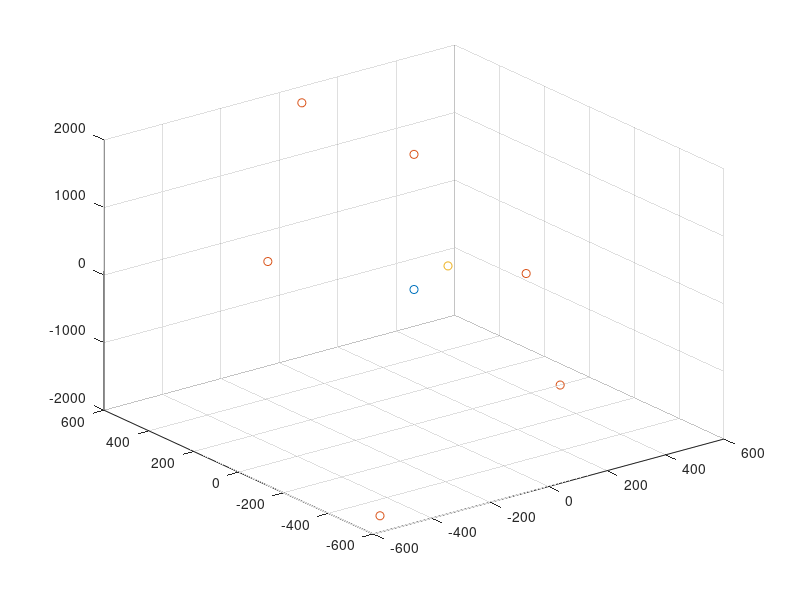

The MATLAB source for this figure: (Note: this script raises an error after producing the figure.)
% 参数设置
c = 3e8;                    % 光速 (m/s)
% Tx_pos = [5e3,11e3,10e3;    % 发射机位置 (m)
%           8.5e3,8e3,5e3;
%           11e3,4e3,1e3];
% Rx_pos = [7e3,9.5e3,2.5e3;  % 接收机位置 (m)
%           10e3,6.5e3,4.5e3;
%           12e3,2e3,5e3;
%           14e3,1e3,7.5e3];


% Tx 3个，高度各异
Tx_pos = [  0,  0,  0;]     % 地面
%           500,500,  500;    % 中层
%          1000, 0, 1000];    % 高层

% Rx 6个，均匀分布在空间不同高度
Rx_pos = [ 500,    0,    -2000;     % X轴正方向，地面
            0,  500,    2000;     % Y轴正方向，地面
            0,    0,  2000;     % Z轴正方向，中层
          -500,    0, 1000;    % X轴负方向，高层
            0, -500, 1000;     % Y轴负方向，高层
          -500, -500,   -2000];  % 远离目标的空间点，中层


% 使用准均匀球面分布
[theta,phi] = meshgrid(linspace(pi/2,2*pi,2), linspace(-pi/2,pi/2,3));
% Rx_pos = 1000*[cos(theta(:)).*cos(phi(:)),...
%               sin(theta(:)).*cos(phi(:)),...
%               sin(phi(:))];
% d = 500; 
% Rx_pos = [0,0,d;
%            0,0,-d;
%            d,0,0;
%            -d,0,0;
%            0,d,0;
%            0,-d,0];

% Rx_pos = [1000*sin(0:pi/4:pi/2).*cos(0:pi/6:pi/3);
%           1000*sin(0:pi/4:pi/2).*sin(0:pi/6:pi/3); 
%           1000*cos(0:pi/4:pi/2);                  ]';

u_true = [500,500,-1000]';     % 真实目标位置 (m)

%% 场景
figure
scatter3(Tx_pos(1),Tx_pos(2),Tx_pos(3),'red');hold on;
scatter3(Rx_pos(:,1),Rx_pos(:,2),Rx_pos(:,3),'blue');
scatter3(u_true(1),u_true(2),u_true(3));


M = size(Tx_pos,1);          % 发射机数量
N = size(Rx_pos,1);          % 接收机数量
numMC = 20;                % 蒙特卡洛仿真次数

% 仿真参数设置
% sigma_t_values = 20:5:100;    % 时间测量噪声 (ns)
% sigma_AOA_fixed = 2;       % 固定角度噪声 (度)
% sigma_AOA_values = 1:0.5:3; % 角度噪声范围 (度)
sigma_r_db = -100:5:-80;
sigma_t_values = db2mag(sigma_r_db)/3e8*1e9;

% sigma_t_values = 1:1:1.6;    % 时间测量噪声 (ns)
sigma_AOA_fixed = 0.02;       % 固定角度噪声 (度)
sigma_AOA_values = 0.01:0.01:0.1; % 角度噪声范围 (度)

% 预存储结果
MSE_hybrid = zeros(length(sigma_t_values),1);
CRLB_hybrid = zeros(length(sigma_t_values),1);
MSE_AOA = zeros(length(sigma_AOA_values),1);
CRLB_AOA = zeros(length(sigma_AOA_values),1);

%% 仿真1：固定角度噪声，变化BR噪声
for idx = 1:length(sigma_t_values)
    sigma_t = sigma_t_values(idx)*1e-9; % 转换为秒
    sigma_r = c*sigma_t;               % BR噪声标准差 (m)
    sigma_AOA = deg2rad(sigma_AOA_fixed); % 转换为弧度
    
    % 预存储估计结果
    estimates = zeros(3,numMC);
    
    % 蒙特卡洛仿真
    for mc = 1:numMC
        % 生成测量噪声
        noise_r = sigma_r * randn(M,N);
        noise_theta = sigma_AOA * randn(N,1);
        noise_phi = sigma_AOA * randn(N,1);
        
        % 生成带噪声的测量值
        [BR_meas, AOA_theta_meas] = generate_measurements(u_true, Tx_pos, Rx_pos, noise_r, noise_theta, noise_phi);
        
        % 两阶段定位算法
        u_est = two_stage_estimator(BR_meas, AOA_theta_meas, Tx_pos, Rx_pos, sigma_r, sigma_AOA);
        
        estimates(:,mc) = u_est;
    end
    
    % 计算MSE
    MSE_hybrid(idx) = mean(sum((estimates - u_true).^2,1));
    
    % 计算CRLB
    CRLB_hybrid(idx) = trace(compute_CRLB(u_true, Tx_pos, Rx_pos, sigma_r, sigma_AOA));
end

% %% 仿真2：固定BR噪声，变化角度噪声
% sigma_t_fixed = 40e-9;       % 固定时间噪声 (40ns)
% sigma_r_fixed = c*sigma_t_fixed; % 固定BR噪声 (m)
% 
% for idx = 1:length(sigma_AOA_values)
%     sigma_AOA = deg2rad(sigma_AOA_values(idx)); % 转换为弧度
% 
%     % 预存储估计结果
%     estimates = zeros(3,numMC);
% 
%     % 蒙特卡洛仿真
%     for mc = 1:numMC
%         % 生成测量噪声
%         noise_r = sigma_r_fixed * randn(M,N);
%         noise_theta = sigma_AOA * randn(N,1);
%         noise_phi = sigma_AOA * randn(N,1);
% 
%         % 生成带噪声的测量值
%         [BR_meas, AOA_theta_meas, AOA_phi_meas] = generate_measurements(u_true, Tx_pos, Rx_pos, noise_r, noise_theta, noise_phi);
% 
%         % 两阶段定位算法
%         u_est = two_stage_estimator(BR_meas, AOA_theta_meas, AOA_phi_meas, Tx_pos, Rx_pos, sigma_r_fixed, sigma_AOA);
% 
%         estimates(:,mc) = u_est;
%     end
% 
%     % 计算MSE
%     MSE_AOA(idx) = mean(sum((estimates - u_true).^2,1));
% 
%     % 计算CRLB
%     CRLB_AOA(idx) = trace(compute_CRLB(u_true, Tx_pos, Rx_pos, sigma_r_fixed, sigma_AOA));
% end

%% 绘制结果
figure('Position',[100 100 800 600])
% hold on;
% 图1：BR噪声变化
% subplot(2,1,1)
plot(db(sigma_t_values*1e-9*3e8), 10*log10(MSE_hybrid),'k-o','LineWidth',2,'MarkerSize',8)
hold on
plot(db(sigma_t_values*1e-9*3e8), 10*log10(CRLB_hybrid),'r--','LineWidth',2)
grid on
xlabel('Time Measurement Noise \sigma_t (ns)')
ylabel('10log(MSE (m^2))')
legend('Proposed Method','CRLB','Location','northwest')
title('Localization Performance vs BR Measurement Noise')

% % 图2：AOA噪声变化
% subplot(2,1,2)
% semilogy(sigma_AOA_values, 10*log10(MSE_AOA),'k-o','LineWidth',2,'MarkerSize',8)
% hold on
% semilogy(sigma_AOA_values, 10*log10(CRLB_AOA),'r--','LineWidth',2)
% grid on
% xlabel('AOA Measurement Noise \sigma_{AOA} (degree)')
% ylabel('10log(MSE (m^2))')
% legend('Proposed Method','CRLB','Location','northwest')
% title('Localization Performance vs AOA Measurement Noise')

%% 辅助函数
function [BR_meas, AOA_theta_meas] = generate_measurements(u, Tx, Rx, noise_r, noise_theta, noise_phi)
    M = size(Tx,1);
    N = size(Rx,1);
    BR_meas = zeros(M,N);
    
    for i = 1:M
        for j = 1:N
%             d_ij = norm(Tx(i,:)-Rx(j,:));
            r_i = norm(u - Tx(i,:)');
            r_j = norm(u - Rx(j,:)');
            BR_true = r_i + r_j;
            BR_meas(i,j) = BR_true + noise_r(i,j);
        end
    end
    
    AOA_theta_meas = zeros(N,1);
    AOA_phi_meas = zeros(N,1);
    for j = 1:N
        dx = u(1) - Rx(j,1);
        dy = u(2) - Rx(j,2);
        dz = u(3) - Rx(j,3);
        AOA_theta_true = atan2(dy, dx);
%         AOA_phi_true = asin(dz/norm(u - Rx(j,:)'));
        AOA_theta_meas(j) = AOA_theta_true + noise_theta(j);
%         AOA_phi_meas(j) = AOA_phi_true + noise_phi(j);
    end
end

function CRLB = compute_CRLB(u, Tx, Rx, sigma_r, sigma_AOA)
    M = size(Tx,1);
    N = size(Rx,1);
    
    % 计算Fisher信息矩阵
    FIM = zeros(3);
    
    % BR部分的Fisher信息
    for i = 1:M
        for j = 1:N
            r_i = u - Tx(i,:)';
            r_j = u - Rx(j,:)';
            dr_dx = (r_i/norm(r_i) + r_j/norm(r_j))';
            FIM = FIM + (dr_dx'*dr_dx)/(sigma_r^2);
        end
    end
    
    % AOA部分的Fisher信息
    for j = 1:N
        r_j = u - Rx(j,:)';
        dx = r_j(1); dy = r_j(2); dz = r_j(3);
        rho_xy = norm(r_j(1:2));
        
        % 方位角导数
        dtheta_dx = -dy/(dx^2 + dy^2);
        dtheta_dy = dx/(dx^2 + dy^2);
        dtheta_dz = 0;
        grad_theta = [dtheta_dx; dtheta_dy; dtheta_dz];
        
        % 俯仰角导数
        dphi_dx = (-dx*dz)/(norm(r_j)^2*rho_xy);
        dphi_dy = (-dy*dz)/(norm(r_j)^2*rho_xy);
        dphi_dz = rho_xy/(norm(r_j)^2);
%         grad_phi = [dphi_dx; dphi_dy; dphi_dz];
        
        FIM = FIM + ...
        (grad_theta*grad_theta')/(sigma_AOA^2) ;
                    
    end
    
    CRLB = inv(FIM);
end

function u_est = two_stage_estimator(BR_meas, AOA_theta, Tx, Rx, sigma_r, sigma_AOA)
    M = size(Tx,1);
    N = size(Rx,1);
    
    % 第一阶段：构建伪线性方程
    h1 = [];
    G1 = [];
    
    % BR测量部分
    for i = 1:M
        for j = 1:N
%             d_ij(i,j) = norm(Tx(i,:) - Rx(j,:));
            term = BR_meas(i,j)^2 + Rx(j,:)*Rx(j,:)' - Tx(i,:)*Tx(i,:)';
            h1 = [h1; term];
            
            G_row = [2*(Rx(j,:)-Tx(i,:)), zeros(1,j-1), 2*(BR_meas(i,j)), zeros(1,N-j)];
            G1 = [G1; G_row];
        end
    end

    % AOA测量部分
    for j = 1:N
        % 方位角
        vj = [cos(AOA_theta(j)); sin(AOA_theta(j)); 0];
        wj = [-sin(AOA_theta(j)); cos(AOA_theta(j)); 0];
        h1 = [h1; wj'*Rx(j,:)'];
        G_row = [wj', zeros(1,N)];
        G1 = [G1; G_row];
        
        % 俯仰角
%         kj = [0; 0; 1];
%         h1 = [h1; kj'*Rx(j,:)'];
%         G_row = [kj', zeros(1,j-1), -sin(AOA_phi(j)), zeros(1,N-j)];
%         G1 = [G1; G_row];
    end
    
    % 构造A矩阵
    A  = [-G1,h1];
    Q  = diag([repmat(1/sigma_r^2, M*N, 1); 
               repmat(1/sigma_AOA^2, N, 1);]);
    B = eye(size(Q,1));
    % rd_hat = [reshape(BR_meas',[9,1]); AOA_theta;AOA_phi]';
    rd_hat = [reshape(BR_meas',[N*M,1]); AOA_theta;]';
%     W1 = inv(B * Q * B');
    W1 = inv(Q);
    
    %%% 计算delta_A
    delta_G1 = [];
    delta_h1 = [];

    % Omega      = [zeros(3,3),zeros(3,N+1);zeros(10,3),OmegaTilde];
for k = 1:3  % 重复以提高加权矩阵W1  
    for i = 1:N
        for j = 1:N
            if j==i
                Omega_11(i,j) = W1(i,i)*Q(i,i);
            
            else
                Omega_11(i,j) = 0;
            end

        end
    end
    Omega_12 =[];
    for i = 1:N
        Omega_12 = [Omega_12;2*Q(i,i)*W1(i,i)*rd_hat(i)];
    end
    Omega_21 = Omega_12';
    Omega_22 = 0;
    for i = 1:N
        Omega_22 = Omega_22 + Q(i,i)*W1(i,i)*4*(rd_hat(i))^2 + ([cos(AOA_theta(i)),sin(AOA_theta(i)),0]*Rx(i,:)')^2*Q(M*N+i,M*N+i)*W1(i+M*N,i+M*N);
    end
    OmegaTilde = [Omega_11,Omega_12;Omega_21,Omega_22];

    Omega_1 =zeros(3,3);
    Omega_1(1,1) = sum(cos(AOA_theta).^2)*Q(M*N+1,M*N+1)*W1(M*N+1,M*N+1);
    Omega_1(1,2) = sum(cos(AOA_theta).*sin(AOA_theta))*Q(M*N+1,M*N+1)*W1(M*N+1,M*N+1);
    Omega_1(2,1) = sum(cos(AOA_theta).*sin(AOA_theta))*Q(M*N+1,M*N+1)*W1(M*N+1,M*N+1);
    Omega_1(2,2) = sum(sin(AOA_theta).*sin(AOA_theta))*Q(M*N+1,M*N+1)*W1(M*N+1,M*N+1);


    Omega_2 = zeros(3,M*N+1);
    for i = 1:N
        Omega_2(1,M*N+1) = Omega_2(1,M*N+1)+[cos(AOA_theta(i)),sin(AOA_theta(i)),0]*Rx(i,:)'*cos(AOA_theta(i))*Q(M*N+1,M*N+1)*W1(M*N+1,M*N+1);
    end
    for i = 1:N
        Omega_2(2,M*N+1) = Omega_2(2,M*N+1)+[cos(AOA_theta(i)),sin(AOA_theta(i)),0]*Rx(i,:)'*sin(AOA_theta(i))*Q(M*N+1,M*N+1)*W1(M*N+1,M*N+1);
    end
    Omega_3 = Omega_2';

    Omega = [Omega_1,Omega_2;
             Omega_3,OmegaTilde;];
    At = A' * W1 * A;
%     Bu = 100*eye(size(Omega));
% %     Bu(3,3) = 100;
%     aaaaa = inv(Omega + Bu);
%     aaaaaaa = pinv(Omega);
%     aaa = inv(Omega + Bu) - pinv(Omega);
     X = inv(At)*Omega;
%     A11 = At(3,1:3);
%     A12 = At(3,4:end)';
%     Av1 = -inv(A11) * A12;
    D = max(eig(X))
    [E,F] = eig(X);
    for i = 1:size(E,1)
       if F(i,i) == D
           v2 = [E(:,i)];
       end
    end
%     E  = E/E(end,:);
    v2 = v2/v2(end);
    % lambda = 0.5 * ((J(1, 1) + J(2, 2)) - sqrt((J(1, 1) - J(2, 2))^2 + 4 * J(1, 2) * J(2, 1)));
    % v2 = [(lambda - J(2, 2)) / J(2, 1); 1];
%     NN = 3; % 原参数维度
%     A11 = At(1:NN, 1:NN);
%     A12 = At(1:NN, NN+1:end);
%     A21 = At(NN+1:end,1:NN);
%     A22 = At(NN+1:end, NN+1:end);
%     Av1 = -inv(A11) * A12;
% 
% 
% 
%     v1 = Av1 * v2;
    psi1 = v2(1:end-1);
    u_hat = psi1(1:3);
    r_hat = psi1(4:end);
    rd_hat = psi1;





    % OmegaTilde(1, 1) = trace(W1 * Q); 
    % OmegaTilde(1, 2) = trace(W1 * diag(rd_hat) * Q);
    % OmegaTilde(2, 1) = OmegaTilde(1, 2); %%% 这里是矩阵求迹法则？
    % OmegaTilde(2, 1) = trace(diag(rd_hat) * W1 * Q);
    % OmegaTilde(2, 2) = trace(diag(rd_hat) * W1 * diag(rd_hat) * Q);
    % OmegaTilde = OmegaTilde;  % 实际上不需要
%     J = inv(OmegaTilde) * (A22 + A21 * Av1);
%     D = min(eig(J))
%     [E,F] = eig(J);
%     for i = 1:size(E,1)
%        if F(i,i) == D
%            v2 = [E(:,i)];
%        end
%     end
%     v2 = v2/v2(end);
%     % lambda = 0.5 * ((J(1, 1) + J(2, 2)) - sqrt((J(1, 1) - J(2, 2))^2 + 4 * J(1, 2) * J(2, 1)));
%     % v2 = [(lambda - J(2, 2)) / J(2, 1); 1];
%     v1 = Av1 * v2;
%     psi1 = [v1; v2(1:end-1)];
%     u_hat = psi1(1:3);
%     r_hat = psi1(4:end);
%     rd_hat = psi1;
    W1 = compute_W1(u_hat, Tx, Rx, r_hat, AOA_theta, sigma_r, sigma_AOA);
end
    % 第一阶段WLS估计

    % 使用第一阶段估计的 u_hat 计算 B1 和 W1
    
    % Psi = inv(G1'*W1*G1) * (G1'*W1*h1);
    % u_hat = Psi(1:3);
    % r_hat = Psi(4:end);
    % for i = 1:20
    %     W1 = compute_W1(u_hat, Tx, Rx, BR_meas, AOA_theta, AOA_phi, sigma_r, sigma_AOA);
    %     Psi = inv(G1'*W1*G1) * (G1'*W1*h1);
    %     u_hat = Psi(1:3);
    %     r_hat = Psi(4:end);
    % end
    % 第二阶段：误差修正
    h2 = [];
    G2 = [];
    % h2(1:3) = u_hat;
    % G2(1:3,:) = -eye(3);
    
    % for j = 1:N
    %     h2(3+j) = r_hat(j)^2 - norm(u_hat - Rx(j,:)')^2;
    %     G2(3+j,:) = -2*(u_hat - Rx(j,:)')';
    % end
    for j = 1:N
        term = r_hat(j)^2 - norm(u_hat - Rx(j,:)')^2;
        h2 = [h2; term];
        G2_row = [ -2*(u_hat - Rx(j,:)')' ];
        G2 = [G2; G2_row];
    end
    h2 = [zeros(3,1); h2];
    G2 = [ -eye(3); G2 ];
    % W2 = diag([ones(3,1); 1./(4*r_hat.^2*sigma_r^2)]);
    B_psi = 2 * diag(r_hat);
    B2 = blkdiag(eye(3), B_psi);
    inv_B2 = blkdiag(eye(3), diag(1./(2*r_hat))); % B_psi 的逆是对角元素取倒数
    cov_Psi = inv(G1' * W1 * G1); % 第一阶段协方差矩阵
    W2 = inv_B2' * inv(cov_Psi) * inv_B2; % 论文公式
    delta_u = inv(G2'*W2*G2) * (G2'*W2*h2);
    
    u_est = u_hat - delta_u;





% % WLS求解第二阶段
% W2 = eye(size(G2,1));  % 初始权重矩阵（简化为单位矩阵）
% delta_u = (G2' * W2 * G2) \ (G2' * W2 * h2);
% u_final = u_hat - delta_u(1:3);


end

function W1 = compute_W1(u, Tx, Rx, BR_meas, AOA_theta, sigma_r, sigma_AOA)
    M = size(Tx,1);
    N = size(Rx,1);
    
    % 1. 计算 B_r
    r_t = zeros(M,1);
    for i = 1:M
        r_t(i) = norm(u - Tx(i,:)'); % 目标到发射机的距离
    end
    B_r = 2 * kron(eye(N), diag(r_t));
    
    % 2. 计算 B_theta
    B_theta = zeros(N);
    for j = 1:N
        vj = [cos(AOA_theta(j)); sin(AOA_theta(j)); 0];
        B_theta(j,j) = vj' * (u - Rx(j,:)');
    end
    
    % 3. 计算 B_phi
%     B_phi = zeros(N);
%     for j = 1:N
%         r_j = norm(u - Rx(j,:)');
%         B_phi(j,j) = cos(AOA_phi(j)) * r_j;
%     end
    
    % 4. 构造 B1
    B1 = blkdiag(B_r, B_theta);
%     B1 = blkdiag(B_r, B_phi);
    
    % 5. 计算 Q_m
    Q_r = sigma_r^2 * eye(M*N);
    Q_theta = sigma_AOA^2 * eye(N);
%     Q_phi = sigma_AOA^2 * eye(N);
    Q_m = blkdiag(Q_r, Q_theta);
%     Q_m = blkdiag(Q_r, Q_phi);
    
    % 6. 计算 W1
    inv_B1 = inv(B1);
    W1 = inv_B1' * inv(Q_m) * inv_B1;
end